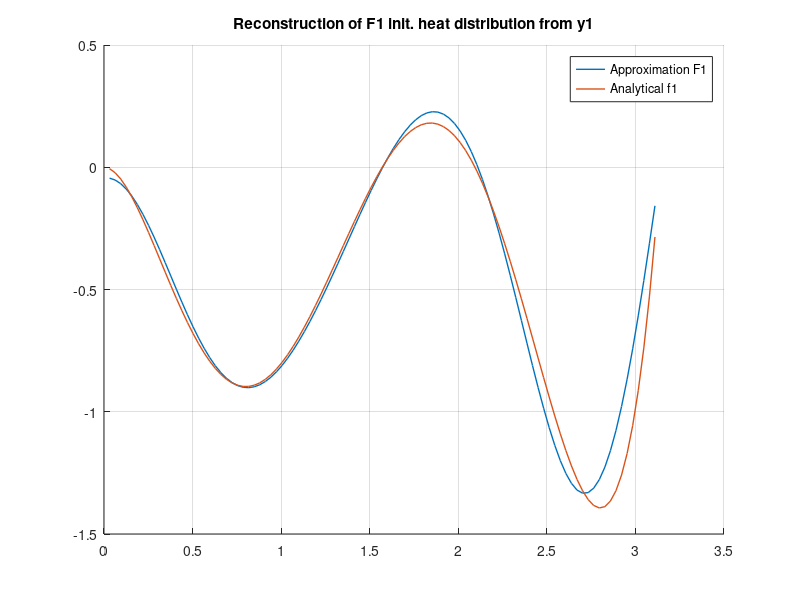
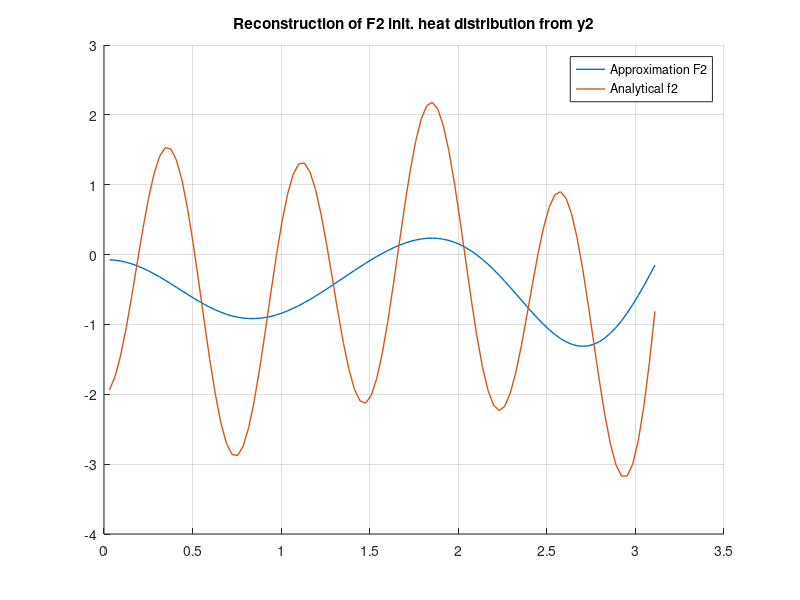
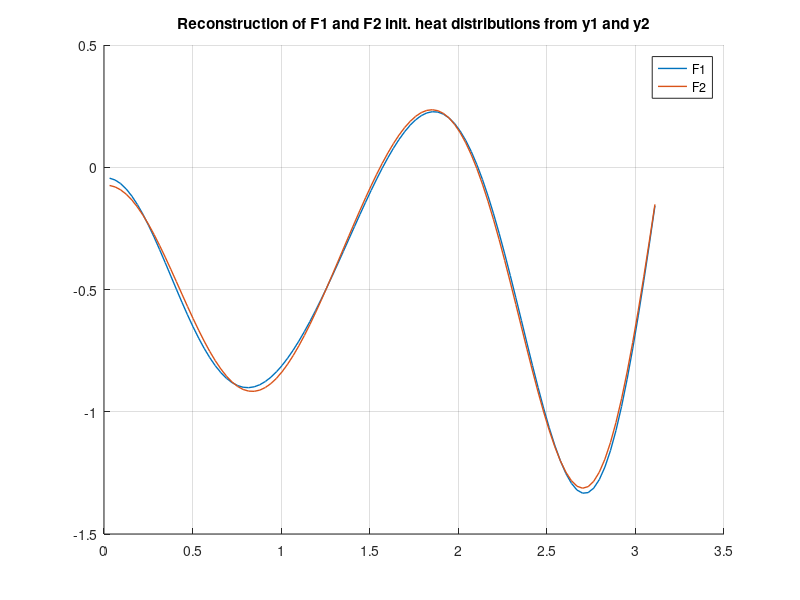
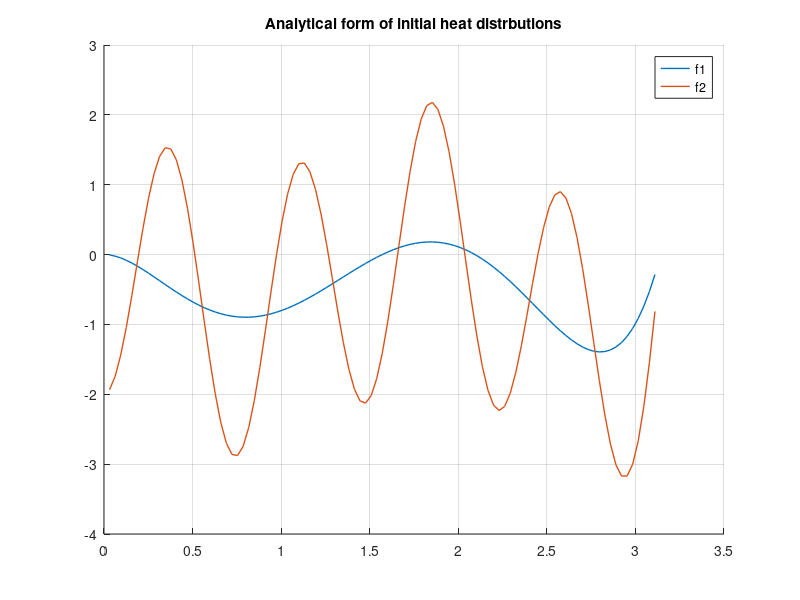

Write MATLAB code to recreate these figures, in order.
clear all;
close all;
%%
% (a) 
% Devise a numerical scheme for computing the heat distribution at the time
% T = 0.1 for parabolic heat equation.
% Derivation is provided on paper. Numerics:

% Discretization of grid
T = 0.1;
N = 100;
h = pi/N;
x = linspace(h, pi-h, N-1);

% Approximation of differential operator
G = diag(ones(N-2, 1), -1) - (2+h^2) * eye(N-1) + diag(ones(N-2, 1), 1);
G(1,1) = G(1,1) + 1;
G = 1/h^2 * G;

% matrix exponential operator to solve the forward problem
A = expm(T*G);

% (b) 
% Solve the inverse problem of reconstructing Fj, j = 1,2, 
% by using Tikhonov regularization via minimization of Tikhonov functional

% load measurements
U = load("ex2.mat");

% form the problem
sigma = 0.01;
eps = sigma * sqrt(N-1);
stop = 10^-15;

z1 = [U.y1; zeros(N-1, 1)];
z2 = [U.y2; zeros(N-1, 1)];
Z = [z1, z2];

% store answers
F = zeros(2, length(U.y1));
D = zeros(2, 1);

% Newton method
ind = 1;
for z = Z
    delta = 0.1;
    run = true;
    while(run)
        % K matrix for of Tikhonov functional
        K = [A; sqrt(delta)*eye(N-1)];

        % current estimate for initial heat dist.
        xdh = K\z; 
        
        % f(\delta)
        f = norm(A*xdh - z(1:N-1))^2 - eps^2;

        % f'(\delta)
        df = 2*delta*xdh'*inv(A'*A+delta*eye(N-1))*xdh;

        % newton step
        delta = delta - f/df;
        
        % stopping criteria
        run = (abs(f) > stop);
    end
    K = [A; sqrt(delta)*eye(N-1)];
    
    % reconstructed solution
    F(ind,:) = K\z;

    % delta chosen with Morozov discrenpancy principle
    D(ind,:) = delta;
    ind = ind + 1;
end

%%
% (c)
% One of the two measurement vectors corresponds to the initial heat 
% distribution 
% f(x) = 1/10 x^2(2x−π)(3x−2π)(x−π) 
% and the other to 
% f(x) = 1/10 x^2(2x−π)(3x−2π)(x−π)+2sin(8.5(x−π)). 
% Can you tell which one is which? Is the result surprising? 
% Give an intuitive explanation for this phenomenon?

f1 = 1/10*x.^2.*(2*x-pi).*(3*x-2*pi).*(x-pi);
f2 = f1 + 2*sin(8.5*(x-pi));

figure(1);
hold on
plot(x, F(1,:), 'LineWidth', 1);
plot(x, f1, 'LineWidth', 1);
title('Reconstruction of F1 init. heat distribution from y1')
legend('Approximation F1', 'Analytical f1')
grid on;
hold off

figure(2)
hold on
plot(x, F(2,:), 'LineWidth', 1);
plot(x, f2, 'LineWidth', 1);
title('Reconstruction of F2 init. heat distribution from y2')
legend('Approximation F2', 'Analytical f2')
grid on;
hold off 

figure(3)
hold on
plot(x, F(1,:), 'LineWidth', 1);
plot(x, F(2,:), 'LineWidth', 1);
title('Reconstruction of F1 and F2 init. heat distributions from y1 and y2')
legend('F1', 'F2')
grid on;
hold off 

figure(4)
hold on
plot(x, f1, 'LineWidth', 1);
plot(x, f2, 'LineWidth', 1);
title('Analytical form of initial heat distrbutions')
legend('f1', 'f2')
grid on;
hold off

figure(5)
hold on
plot(x, f1, 'LineWidth', 1);
plot(x, f2, 'LineWidth', 1);
plot(x, F(1,:), '--', 'LineWidth', 1);
plot(x, F(2,:), 'b-', 'LineWidth', 1);
title('Analytical form of initial heat distrbutions and reconstructed solutions')
legend('f1', 'f2', 'F1', 'F2')
grid on;
hold off

% As we can observe, the reconstructed solutions of initial heat 
% distributions are almost indistinguishable. The reason for that can be 
% explained in the following way: 
% Observe that analytical forms of initial 
% distributions f1 and f2 are only different by the 2sin(8.5*(x-pi)). Thus,
% when we compare the final temperature distributions corresponding to the 
% two initial states, their difference will be exponentially small, which
% can be derived using the solution given by Fourier coefficients. Since
% the difference in final heat distributions with respect to the two
% initial states is exponentially small, the information about component
% 2sin(8.5*(x-pi)) is lost due to the presence of measurement errors and
% therefore, reconstructed distributions are indistinguishable.